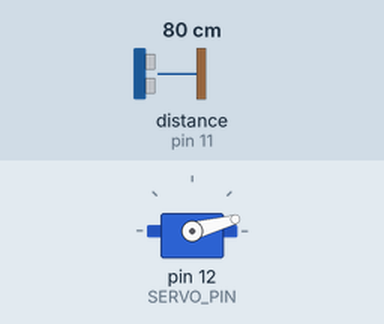
Simulated run of this sketch. Board: Arduino Uno, built with avr-gcc and run on an emulated ATmega328P. Parts: servo. Wiring (inferred from the names in the program): ultrasonic range finder: trigger pin 10; echo pin 11. The test bench sets the inputs (shaded band); at power-on: distance to the obstacle (sensor on pin 11) 80 cm. The echo pulse lasts 58.3 µs per cm; what the sketch prints to the serial monitor is not drawn.

Above: at 0.51 s.
1.8 s: distance to the obstacle (sensor on pin 11) set to 2 cm
At 2.5 s:
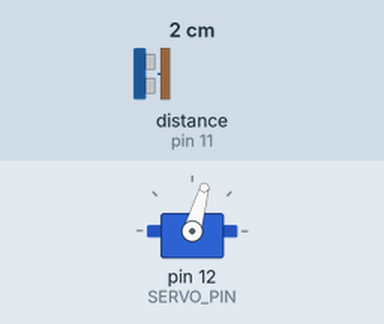
4.8 s: distance to the obstacle (sensor on pin 11) set to 299 cm
At 5.67 s:
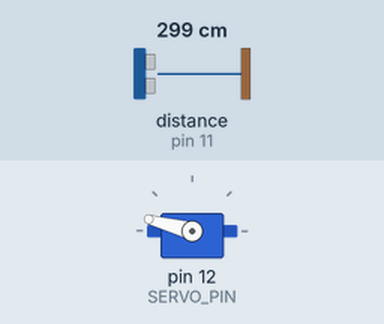
7.8 s: distance to the obstacle (sensor on pin 11) set to 4 cm
At 8.3 s:
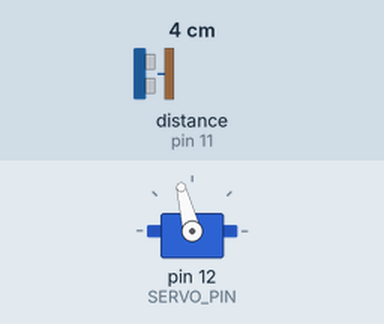
10.8 s: distance to the obstacle (sensor on pin 11) set to 35 cm
Timing chart, 0 to 14.8 s (numbered marks = the images above; inputs shaded):
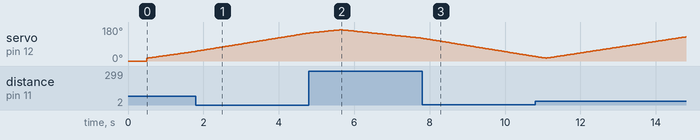

The sketch:

radar_arduino.ino
```cpp
/*
  ============================================================
  Automated Ultrasonic Radar - Arduino Side
  Microcontroller: Arduino Uno
  Components      : HC-SR04 Ultrasonic Sensor, SG90 Servo Motor
  Output         : Serial data to Processing IDE (radar display)
  ============================================================

  PIN CONNECTIONS:
  ----------------
  HC-SR04:
    TRIG -> Pin 10
    ECHO -> Pin 11
    VCC  -> 5V
    GND  -> GND

  Servo Motor (SG90):
    Signal -> Pin 12
    VCC    -> 5V
    GND    -> GND
*/

#include <Servo.h>

// ---- Pin Definitions ----
#define TRIG_PIN  10
#define ECHO_PIN  11
#define SERVO_PIN 12

Servo radarServo;
int angle       = 0;
int sweepStep   = 1;   // 1 = forward, -1 = backward

// ============================================================
void setup() {
  Serial.begin(9600);
  pinMode(TRIG_PIN, OUTPUT);
  pinMode(ECHO_PIN, INPUT);
  radarServo.attach(SERVO_PIN);
  radarServo.write(0);
  delay(500);
}

// ============================================================
void loop() {
  // Sweep servo from 0 to 180 and back
  for (angle = 15; angle <= 165; angle++) {
    radarServo.write(angle);
    delay(30);
    int distance = measureDistance();
    // Send angle and distance to Processing via Serial
    // Format: "angle,distance."
    Serial.print(angle);
    Serial.print(",");
    Serial.print(distance);
    Serial.print(".");
  }

  for (angle = 165; angle > 15; angle--) {
    radarServo.write(angle);
    delay(30);
    int distance = measureDistance();
    Serial.print(angle);
    Serial.print(",");
    Serial.print(distance);
    Serial.print(".");
  }
}

// ============================================================
// Measure distance using HC-SR04
int measureDistance() {
  digitalWrite(TRIG_PIN, LOW);
  delayMicroseconds(2);
  digitalWrite(TRIG_PIN, HIGH);
  delayMicroseconds(10);
  digitalWrite(TRIG_PIN, LOW);

  long duration = pulseIn(ECHO_PIN, HIGH);
  int distance  = duration * 0.034 / 2;  // Convert to cm

  // Cap at 40 cm max range
  if (distance > 40) distance = 40;
  return distance;
}
```
